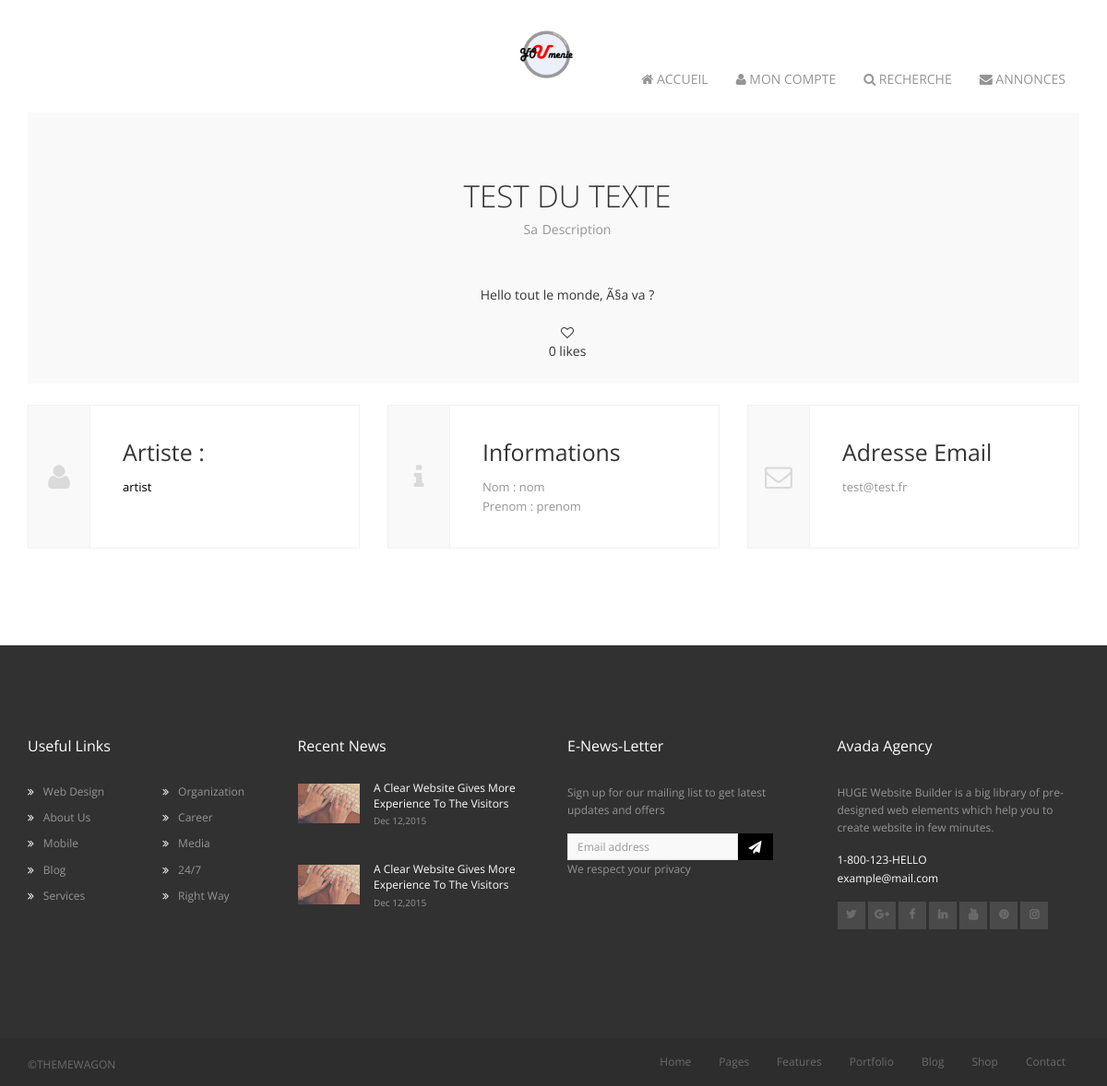
Screenshot of /artiste/oeuvre.php?ID=7 with the database file from the repository.
### tables this page shows
CREATE TABLE IF NOT EXISTS `oeuvres` (
  `id` int(11) NOT NULL AUTO_INCREMENT,
  `type` varchar(50) NOT NULL,
  `titre` varchar(255) NOT NULL,
  `description` varchar(255) NOT NULL,
  `user` varchar(255) NOT NULL,
  `fichier` varchar(255) NOT NULL,
  `icone` varchar(255) NOT NULL,
  `genre` varchar(255) NOT NULL,
  `likes` int(11) NOT NULL,
  PRIMARY KEY (`id`)
);

CREATE TABLE IF NOT EXISTS `user_artist` (
  `id` int(11) NOT NULL AUTO_INCREMENT,
  `login` varchar(255) NOT NULL,
  `mdp` varchar(255) NOT NULL,
  `email` varchar(255) NOT NULL,
  `nom` varchar(255) NOT NULL,
  `prenom` varchar(255) NOT NULL,
  `age` int(11) NOT NULL,
  `biographie` text NOT NULL,
  PRIMARY KEY (`id`)
);

### artiste/oeuvre.php (the view, shortened to what this page needs)
<?php
$req_info_artist='select * from oeuvres where id="'.$_GET['ID'].'"';
$resultat_info_artist = mysql_query($req_info_artist);
$info_artist = mysql_fetch_array($resultat_info_artist);
$req_info='select * from user_artist where login="'.$info_artist['user'].'"';
$resultat_info = mysql_query($req_info);
$info = mysql_fetch_array($resultat_info);
?>
<!DOCTYPE html>
<html class="no-js">
    <head>
        <link rel="stylesheet" href="../assets/css/bootstrap.min.css">
        <link rel="stylesheet" href="../assets/css/font-awesome.min.css">
        <link rel="stylesheet" href="../assets/css/animate.css">
        <link rel="stylesheet" href="../assets/css/owl.carousel.css">
        <link rel="stylesheet" href="../assets/css/owl.theme.css">
        <link rel="stylesheet" href="../assets/css/style.css">
<link rel="stylesheet" href="../assets/css/magnific-popup.css">
    </head>
    <body>
        <div id="home-page">
		   <?php include "header.php"; ?>
            <div class="main-content">
                <div class="container">
                <section class="bg-light-gray">
                    <div class="container">
                        <div class="headline text-center">
                            <div class="row">
                                <div class="col-md-6 col-md-offset-3">
                                    <h2 class="section-title"><?php echo $info_artist['titre']; ?></h2>
                                    <p class="section-sub-title">
                                        <?php echo $info_artist['description']; ?>
                                    </p>
                                </div>
                            </div>
                        </div>
						<div class="text-center">
                        <?php
						if($info_artist['type']!="Textes")
						{
							?>
						<a class="image-popup-vertical-fit" href="<?php echo $info_artist['icone']; ?>" title="<< <?php echo $info_artist['titre']; ?> >> de <b><?php echo $info["login"]; ?></b>">
                            <img src="<?php echo $info_artist['icone']; ?>" width="80%" />
                        </a>
						<?php
						}else echo $info_artist['fichier'];
						?>
						<br><br>
						<span class="like">
						<div id='divlike'>
						<?php if(isset($_SESSION["login_artist"]))
{ if(!$like[0])
						{
											echo "<button><i class='fa fa-heart-o'></i></button><br>";
}else echo "<button><i class='fa fa-heart'></i></button><br>"; }else echo "<i class='fa fa-heart-o'></i><br>";  ?>
							<?php echo $info_artist['likes'];
								  echo " likes";?>
						</div>
						</span>
						</div>
                        </div>
                 </section>
                    <section class="contact-address bg-white">
                        <div class="row">
                            <div class="col-md-4 col-xs-12">
                                <div class="address-info">
                                    <div class="row">
                                        <div class="col-md-3 col-xs-3">
                                            <div class="address-info-icon text-center center-block bg-light-gray">
											<i class="fa fa-user" aria-hidden="true"></i>
                                            </div>
                                        </div>
                                        <div class="col-md-9 col-xs-9 address-info-desc">
                                            <h3>Artiste :</h3>
                                            <p><a href="artiste.php?ID=<?php echo $info["id"];?>" >
                                                <?php
															echo $info["login"];
													 ?>
													 </a>
                                            </p>
                                        </div>
                                    </div>
                                </div>
                            </div>
                            <div class="col-md-4 col-xs-12">
                                <div class="address-info">
                                    <div class="row">
                                        <div class="col-md-3 col-xs-3">
                                            <div class="address-info-icon text-center center-block bg-light-gray">
                                                <i class="fa fa-info" aria-hidden="true"></i>
                                            </div>
                                        </div>
                                        <div class="col-md-9 col-xs-9 address-info-desc">
                                            <h3>Informations </h3>
                                            <p>
                                                Nom : <?php echo $info["nom"]; ?>
                                                <br/>
                                                Prenom : <?php echo $info["prenom"]; ?>
                                            </p>
                                        </div>
                                    </div>
                                </div>
                            </div>
                            <div class="col-md-4 col-xs-12">
                                <div class="address-info">
                                    <div class="row">
                                        <div class="col-md-3 col-xs-3">
                                            <div class="address-info-icon text-center center-block bg-light-gray">
                                                <i class="fa fa-envelope-o"></i>
                                            </div>
                                        </div>
                                        <div class="col-md-9 col-xs-9 address-info-desc">
                                            <h3>Adresse Email</h3>
                                            <p>
                                                <?php echo $info["email"]; ?>
                                            </p>
                                        </div>
                                    </div>
                                </div>
                            </div>
                        </div>
                    </section>
                        </div>
                    </div>
				<br>
				<br><br>
                </div>
            <?php include "footer.php"; ?>
    </body>
</html>

### assets/css/style.css (style rules this page uses)
body { background-color: white; font-family: 'Open Sans', sans-serif;; font-weight: 400; line-height: 1.45; color: #333; }
html { font-size: 0.813em; }
h1, h2, h3, h4 { margin: 1.414em 0 0.5em; font-weight: inherit; line-height: 1.2; }
h2 { font-size: 2.369em; font-weight: 300; }
h3 { font-size: 1.777em; }
p { color: #969595; line-height: 1.62em; margin-bottom: 1.3em; }
a { color: #000; }
.bg-light-gray { background-color: #f9f9f9; }
.bg-white { background-color: #ffffff; }
.section-title { margin-bottom: 5px; text-transform: uppercase; }
.section-sub-title { color: #969595; margin-bottom: 0px; text-transform: capitalize; word-spacing: 1px; }
section { padding: 1.7129em 0; }
.headline { margin-bottom: 50px; }
.contact-address { margin: 0px; }
.contact-address .address-info { border: 1px solid #f1f1f1; margin-bottom: 20px; padding: 0px; }
.contact-address .address-info .address-info-icon { background-color: #f9f9f9; border-right: 1px solid #f1f1f1; }
.contact-address .address-info .address-info-icon i { position: relative; padding: 62px 0px; font-size: 30px; color: #dadada; }
.contact-address .address-info .address-info-desc { padding: 0px 0px 16px 20px; }
.contact-address .address-info .address-info-desc p { font-size: 13px; }

### rows the page displays
oeuvres: titre "TEST DU TEXTE", description "Sa Description", fichier "Hello tout le monde, Ã§a va ?", likes "0"
user_artist: login "artist", nom "nom", prenom "prenom", email "test@test.fr"
